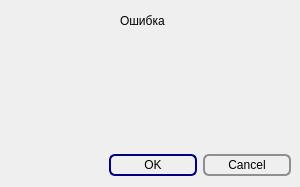
<?xml version="1.0" encoding="UTF-8"?>
<ui version="4.0">
 <class>Error</class>
 <widget class="QDialog" name="Error">
  <property name="geometry">
   <rect>
    <x>0</x>
    <y>0</y>
    <width>300</width>
    <height>187</height>
   </rect>
  </property>
  <property name="windowTitle">
   <string>Dialog</string>
  </property>
  <widget class="QDialogButtonBox" name="buttonBox">
   <property name="geometry">
    <rect>
     <x>70</x>
     <y>150</y>
     <width>221</width>
     <height>31</height>
    </rect>
   </property>
   <property name="styleSheet">
    <string notr="true">QPushButton {
     border: 2px solid #8f8f91;
     border-radius: 6px;
     background-color: qlineargradient(x1: 0, y1: 0, x2: 0, y2: 1,
                                       stop: 0 #f6f7fa, stop: 1 #dadbde);
     min-width: 80px;
	padding: 2px 2px 2px 2px;
 }

 QPushButton:pressed {
     background-color: qlineargradient(x1: 0, y1: 0, x2: 0, y2: 1,
                                       stop: 0 #dadbde, stop: 1 #f6f7fa);
 }

 QPushButton:flat {
     border: none; /* для плоской кнопки границы нет */
 }

 QPushButton:default {
     border-color: navy; /* делаем кнопку по умолчанию выпуклой */
 }
Для кнопки QPushButton с меню используйте субэлемент управления ::menu-indicator.

 QPushButton:open { /* когда собственное меню кнопки раскрыто */
     background-color: qlineargradient(x1: 0, y1: 0, x2: 0, y2: 1,
                                       stop: 0 #dadbde, stop: 1 #f6f7fa);
 }

 QPushButton::menu-indicator {
     image: url(menu_indicator.png);
     subcontrol-origin: padding;
     subcontrol-position: bottom right;
 }

 QPushButton::menu-indicator:pressed, QPushButton::menu-indicator:open {
     position: relative;
     top: 2px; left: 2px; /* сдвигаем стрелку на 2 px */
 }</string>
   </property>
   <property name="orientation">
    <enum>Qt::Horizontal</enum>
   </property>
   <property name="standardButtons">
    <set>QDialogButtonBox::Cancel|QDialogButtonBox::Ok</set>
   </property>
  </widget>
  <widget class="QLabel" name="label">
   <property name="geometry">
    <rect>
     <x>120</x>
     <y>0</y>
     <width>51</width>
     <height>41</height>
    </rect>
   </property>
   <property name="text">
    <string>Ошибка</string>
   </property>
  </widget>
  <widget class="QLabel" name="errorMsg">
   <property name="geometry">
    <rect>
     <x>7</x>
     <y>35</y>
     <width>281</width>
     <height>101</height>
    </rect>
   </property>
   <property name="text">
    <string/>
   </property>
  </widget>
 </widget>
 <resources/>
 <connections>
  <connection>
   <sender>buttonBox</sender>
   <signal>accepted()</signal>
   <receiver>Error</receiver>
   <slot>accept()</slot>
   <hints>
    <hint type="sourcelabel">
     <x>248</x>
     <y>254</y>
    </hint>
    <hint type="destinationlabel">
     <x>157</x>
     <y>274</y>
    </hint>
   </hints>
  </connection>
  <connection>
   <sender>buttonBox</sender>
   <signal>rejected()</signal>
   <receiver>Error</receiver>
   <slot>reject()</slot>
   <hints>
    <hint type="sourcelabel">
     <x>316</x>
     <y>260</y>
    </hint>
    <hint type="destinationlabel">
     <x>286</x>
     <y>274</y>
    </hint>
   </hints>
  </connection>
 </connections>
</ui>
